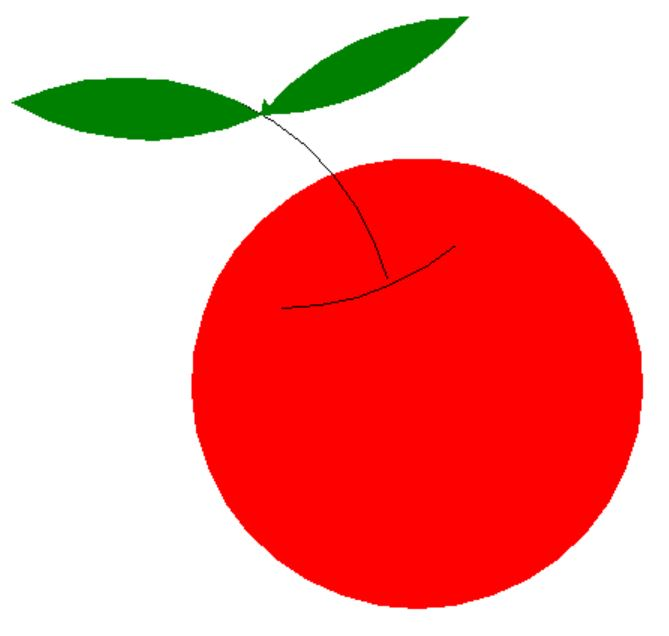

Python code for this plot:
import turtle

turtle.setup(600, 600, 0, 0)
turtle.up()
turtle.goto(0, -200)
turtle.down()
# 先画一个圆，并填充为红色
turtle.begin_fill()
turtle.color("red")
turtle.circle(radius=150)
turtle.end_fill()
# 画苹果把
turtle.color("black")
turtle.pu()
turtle.goto(-90, 0)
turtle.pd()
turtle.circle(180, 40)
turtle.pu()
turtle.seth(105)
turtle.goto(-20, 20)
turtle.pd()
turtle.circle(180, 50)
turtle.pd()
# 画左边叶子
turtle.begin_fill()
turtle.color("green")
turtle.circle(180, 50)
turtle.seth(-30)
turtle.circle(180, 55)
turtle.end_fill()
# 画右边叶子
turtle.begin_fill()
turtle.color("green")
turtle.seth(0)
turtle.circle(180, 50)
turtle.seth(-180)
turtle.circle(180, 50)
turtle.end_fill()
turtle.done()
